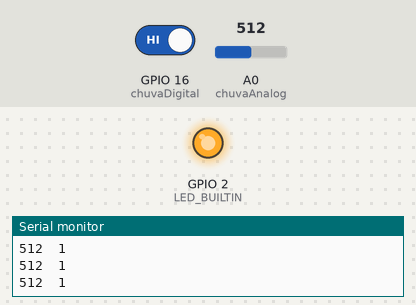
This program was run on a simulated ESP8266 (NodeMCU). On the bench: output pins drawn as LEDs (lit = HIGH, except the on-board LED, lit = LOW), the last lines printed to the serial monitor. The inputs (shaded band) are chosen by the test bench; at power-on: GPIO 16 (chuvaDigital) HIGH, A0 (chuvaAnalog) = 512. WiFi joins after 1.5 s; servers stay silent unless stated.

Above: at 2.8 s.
2.9 s: GPIO 16 (chuvaDigital) driven LOW
At 5.4 s:
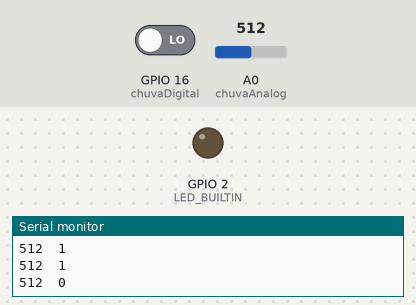
Timing chart, 0 to 6.9 s (numbered marks = the images above; inputs shaded):
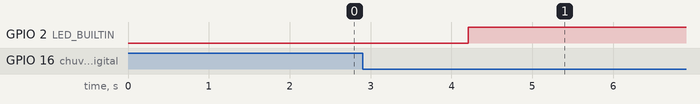

Measured:
- after the input at 2.9 s, GPIO 2 (LED_BUILTIN): LOW → HIGH after 1.3 s

The program:

main.cpp
```cpp
#include <Arduino.h>
#include <ESP8266WiFi.h>
#include <ESP_Mail_Client.h>
#include <ESPAsyncWebServer.h>

#define WIFI_SSID "PROF.RAFAEL"
#define WIFI_PASSWORD ""
#define SMTP_HOST "smtp.gmail.com"
#define SMTP_PORT 465
// Credenciais
#define AUTHOR_EMAIL ""
#define AUTHOR_PASSWORD ""
// Para
#define RECIPIENT_EMAIL ""
// Sessão SMTP usado para envio de e-mail
SMTPSession smtp;
IPAddress ip(192,168,1,171);//Mude o IP
IPAddress gateway(192,168,1,1);
IPAddress subnet(255,255,255,0);


AsyncWebServer server(80);
AsyncEventSource events("/events");


String processor(const String& var){

  return String();
}


const char index_html[] PROGMEM = R"rawliteral(
<!DOCTYPE HTML><html>
<head>
  <title>BME680 Web Server</title>
  <meta name="viewport" content="width=device-width, initial-scale=1"; charset=utf-8>
  <link rel="stylesheet" href="https://use.fontawesome.com/releases/v6.2.0/css/all.css">
  <link rel="icon" href="data:,">
  <style>
    html {font-family: Arial; display: inline-block; text-align: center;}
    p {  font-size: 1.2rem;}
    body {  margin: 0;}
    i { font-size: 6em;}
    .topnav { overflow: hidden; background-color: #4B1D3F; color: white; font-size: 1.7rem; }
    .content { padding: 20px; }
    .card { background-color: white; box-shadow: 2px 2px 12px 1px rgba(140,140,140,.5); }
    .cards { max-width: 700px; margin: 0 auto; display: grid; grid-gap: 2rem; grid-template-columns: repeat(auto-fit, minmax(300px, 1fr)); }
    .reading { font-size: 2.8rem; }
    .card.chuva{ color: #0e7c7b; }
    .card.email { color: #17bebb; }
  </style>
</head>
<body>
  <div class="topnav">
    <h3>LEONARDO WELZEL, BRUNO BUENO, BRENO BALBINOTTI DE MELLO</h3>
  </div>
  <div class="content">
    <div class="cards">
      <div class="card chuva">
        <h1><i class="fa-solid fa-cloud-rain"></i></h1><p><span class="reading"><span id="chuva">%STATUS_CHUVA% Não está Chovendo</span></span></p>
      </div>
      <div class="card email">
        <h1><i class="fa-solid fa-envelope"></i></h1><p><span class="reading"><span id="email">%STATUS_EMAIL%</span></span></p>
        <p><span id="end_email">%END_EMAIL%</span></p>
      </div>
  </div>
  <br>
  <br>
<div>
<iframe id="ytplayer" "width="400" height="300" src="http://www.youtube.com/embed/5TVFeUtwxzI?autoplay=0&mute=0&rel=0&enablejsapi=1" frameborder="0" allow="autoplay"> </iframe>
</div>
<script>
if (!!window.EventSource) {
 var source = new EventSource('/events');

 source.addEventListener('open', function(e) {
  console.log("Events Connected");
 }, false);
 source.addEventListener('error', function(e) {
  if (e.target.readyState != EventSource.OPEN) {
    console.log("Events Disconnected");
  }
 }, false);

 source.addEventListener('message', function(e) {
  console.log("message", e.data);
 }, false);

 source.addEventListener('chuva', function(e) {
  console.log("chuva", e.data);
  document.getElementById("chuva").innerHTML = e.data;
 }, false);
  source.addEventListener('email', function(e) {
  console.log("email", e.data);
  document.getElementById("email").innerHTML = e.data;
 }, false);
 source.addEventListener('end_email', function(e) {
  console.log("end_email", e.data);
  document.getElementById("end_email").innerHTML = e.data;
 }, false);

}
</script>
</body>
</html>)rawliteral";


#define chuvaAnalog A0 //Pino Analógico
#define chuvaDigital 16 //Pino digital
//Função
void Email(){
  pinMode(LED_BUILTIN, OUTPUT);

// Habilita o debug via porta serial
// * nenhum debug - 0
// * depuração básica - 1
smtp.debug(1);
// Declara os dados de configuração da sessão 32
ESP_Mail_Session session;
// Set configuração
session.server.host_name = SMTP_HOST;
session.server.port = SMTP_PORT;
session.login.email = AUTHOR_EMAIL;
session.login.password = AUTHOR_PASSWORD;
session.login.user_domain = "";
// Declara a classe da mensagem
SMTP_Message message;
// Configura os cabeçalhos das mensagens
message.sender.name = "ESP- 8266";
message.sender.email = AUTHOR_EMAIL;
message.subject = "chuvarada";
message.addRecipient("MANDELÃO", RECIPIENT_EMAIL);
//Editar a mensagem com HTML
String htmlMsg = "<div style=\"color:#red;\"><h1>CHOVENDO<\/h1><p>- CHEGO O EMAIL <\/p><\/div>";
message.html.content = htmlMsg.c_str();
message.html.content = htmlMsg.c_str();
message.text.charSet = "us-ascii";
message.html.transfer_encoding = Content_Transfer_Encoding::enc_7bit;
if (!smtp.connect(&session))
return;
// Envia o e-mail e fecha a sessão
if (!MailClient.sendMail(&smtp, &message)){
Serial.println("Erro ao enviar Email, " + smtp.errorReason());
}
}
void setup() {
pinMode(chuvaDigital,INPUT); //Pino como entrada
Serial.begin(9600);
  Serial.print("Connecting to AP");
  WiFi.begin(WIFI_SSID, WIFI_PASSWORD);
  WiFi.config(ip, gateway, subnet);
  while (WiFi.status() != WL_CONNECTED){
    Serial.print(".");
    delay(200);
  }
  Serial.println("");
  Serial.println("WiFi connected.");
  Serial.println("IP address: ");
  Serial.println(WiFi.localIP());
  Serial.println();

// Handle Web Server
  server.on("/", HTTP_GET, [](AsyncWebServerRequest *request){
    request->send_P(200, "text/html", index_html, processor);
  });

  // Handle Web Server Events
  events.onConnect([](AsyncEventSourceClient *client){
    if(client->lastId()){
      Serial.printf("Client reconnected! Last message ID that it got is: %u\n", client->lastId());
    }
    // send event with message "hello!", id current millis
    // and set reconnect delay to 1 second
    client->send("hello!", NULL, millis(), 2000);
  });
  server.addHandler(&events);
  server.begin();


}
void loop() {
  //Lendo a porta analógica
  int chuvaAnalogVal = analogRead(chuvaAnalog);
  //Lendo a porta digital
  int chuvaDigitalVal = digitalRead(chuvaDigital);
  Serial.print(chuvaAnalogVal);
  Serial.print("\t");
  Serial.println(chuvaDigitalVal);
  delay(200);

  if(chuvaDigitalVal == 0){
    events.send(String("Ta chovendo") .c_str(), "chuva", millis());
    events.send(String("Email enviado") .c_str(), "email", millis());
    events.send(String("") .c_str(), "end_email", millis());
    Email();
    digitalWrite(LED_BUILTIN, HIGH);
    delay(20000);
  } else {
    digitalWrite(LED_BUILTIN, LOW);
  }

}
```
